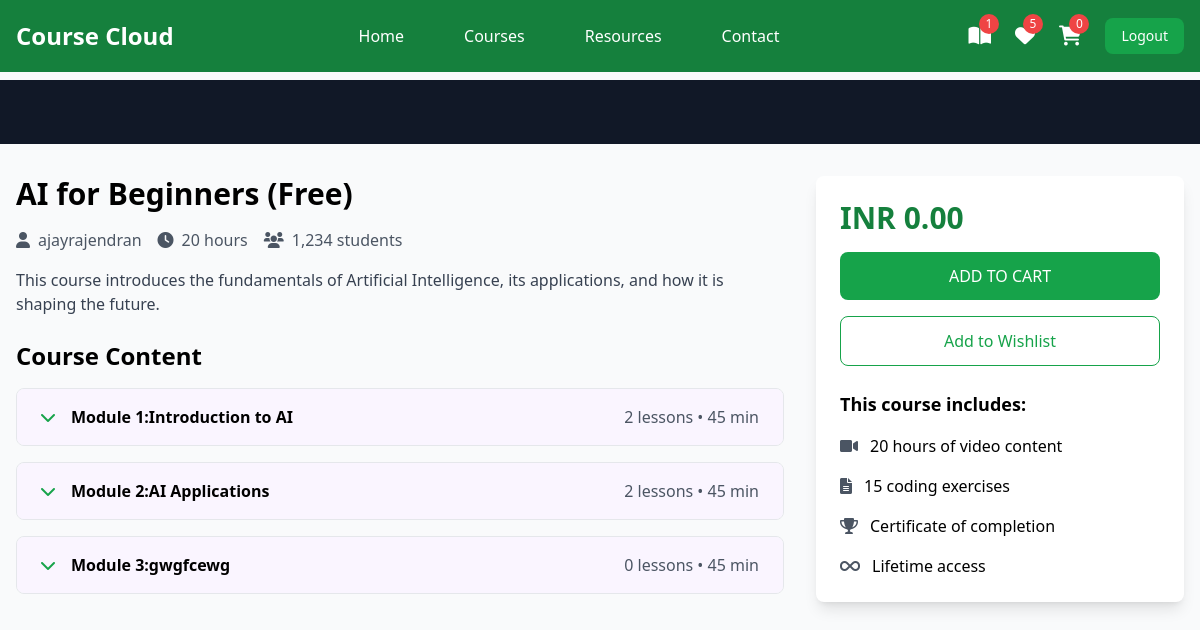
Page /student/courses/5/ (signed in) on the committed database.
### instructor/models.py (models this page shows, shortened)
class User(AbstractUser):
    ROLE_CHOICES =(
        ("instructor","Instructor"),
        ("student","Student")
    )
    role=models.CharField(max_length=20,choices=ROLE_CHOICES,default="student")

class Course(models.Model):
    title=models.CharField(max_length=200)
    description=models.TextField()
    price=models.DecimalField(decimal_places=2,max_digits=7)
    owner=models.ForeignKey(User,on_delete=models.SET_NULL,related_name="courses",null=True)
    is_free=models.BooleanField(default=False)
    picture=models.ImageField(upload_to="courseimages",null=True,blank=True,default="courseimages/default.png")
    thumbnail=EmbedVideoField()
    category_objects=models.ManyToManyField(Category)
    created_at=models.DateTimeField(auto_now_add=True)
    updated_at=models.DateTimeField(auto_now=True)

class Module(models.Model):
    title=models.CharField(max_length=200)
    course_object=models.ForeignKey(Course,on_delete=models.CASCADE,related_name="modules")
    order=models.PositiveIntegerField()

### student/views.py (the view)
# urls.py: path("courses/<int:pk>/",views.CourseDetailView.as_view(),name="course-detail"),
@method_decorator(signin_required,name="dispatch")
class CourseDetailView(View):
    def get (self,request,*args,**kwargs):
        id=kwargs.get("pk")
        course_instanse=Course.objects.get(id=id)
        return render (request,"course_detail.html",{"course":course_instanse})

### student/context_processors.py (called while the page is built)
def course_context(request):
    count=0
    if request.user.is_authenticated:
        orders=request.user.purchase.filter(is_paid=True)
        count=len([c for o in orders for c in o.course_objects.all()])
    return{"count":count}

### student/templates/course_detail.html (shortened to what this page needs)
{%extends 'base.html'%}
{% load embed_video_tags %}
{%block main_block%}
        <div class="bg-gray-900 w-full">
            <div class="max-w-screen-xl mx-auto px-4 py-8">
            </div>
        </div>
        <div class="max-w-screen-xl mx-auto px-4 py-8 grid grid-cols-1 lg:grid-cols-3 gap-8">
            <div class="lg:col-span-2">
                <h1 class="text-3xl font-bold mb-4">{{course.title}}</h1>
                <div class="flex items-center mb-4 text-gray-600">
                    <span class="mr-4"><i class="fas fa-user mr-2"></i>{{course.owner}}</span>
                    <span class="mr-4"><i class="fas fa-clock mr-2"></i>20 hours</span>
                    <span><i class="fas fa-users mr-2"></i>1,234 students</span>
                </div>
                <p class="text-gray-700 mb-6">{{course.description}}</p>
                <div class="space-y-4">
                    <h2 class="text-2xl font-bold mb-4">Course Content</h2>
                    {%for module in course.modules.all%}
                    <div class="border rounded-lg overflow-hidden">
                        <button class="w-full px-6 py-4 bg-purple-50 hover:bg-green-100 flex items-center justify-between" onclick="toggleModule('module{{forloop.counter}}')">
                            <div class="flex items-center">
                                <i class="fas fa-chevron-down mr-4 text-green-600"></i>
                                <span class="font-semibold">Module {{forloop.counter}}:{{module.title}}</span>
                            </div>
                            <span class="text-gray-600">{{module.lessons.all.count}} lessons • 45 min</span>
                        </button>
                    </div>
                    {%endfor%}
                </div>
            </div>
            <div class="lg:col-span-1">
                <div class="bg-white p-6 rounded-lg shadow-lg sticky top-24">
                    <div class="text-3xl font-bold mb-4 text-green-700">INR {{course.price}}</div>
                   <a href="{%url 'add-to-cart' course.id%}">
                        <button class="w-full bg-green-600 text-white py-3 rounded-lg mb-4 hover:bg-green-700 transition duration-300">
                            ADD TO CART
                        </button>
                   </a>
                    <button class="w-full border border-green-600 text-green-600 py-3 rounded-lg mb-6 hover:bg-green-50 transition duration-300">
                        Add to Wishlist
                    </button>
                    <div class="space-y-4">
                        <h3 class="font-bold text-lg">This course includes:</h3>
                        <div class="flex items-center">
                            <i class="fas fa-video mr-3 text-gray-600"></i>
                            <span>20 hours of video content</span>
                        </div>
                        <div class="flex items-center">
                            <i class="fas fa-file-alt mr-3 text-gray-600"></i>
                            <span>15 coding exercises</span>
                        </div>
                        <div class="flex items-center">
                            <i class="fas fa-trophy mr-3 text-gray-600"></i>
                            <span>Certificate of completion</span>
                        </div>
                        <div class="flex items-center">
                            <i class="fas fa-infinity mr-3 text-gray-600"></i>
                            <span>Lifetime access</span>
                        </div>
                    </div>
                </div>
            </div>
        </div>
    </div>
{%endblock%}

### student/templates/base.html (shortened to what this page needs)
<!DOCTYPE html>
<html lang="en">
<head>
    <script src="https://cdn.tailwindcss.com"></script>
    <link href="https://cdnjs.cloudflare.com/ajax/libs/font-awesome/6.0.0/css/all.min.css" rel="stylesheet">
</head>
<body class="bg-gray-50">
    <nav class="bg-green-700 fixed w-full z-20 top-0 left-0">
        <div class="max-w-screen-xl flex flex-wrap items-center justify-between mx-auto p-4">
            <a href="#" class="flex items-center">
                <span class="self-center text-2xl font-semibold text-white">Course Cloud</span>
            </a>
            <div class="items-center justify-between hidden w-full md:flex md:w-auto md:order-1">
                <ul class="flex flex-col p-4 md:p-0 mt-4 font-medium md:flex-row md:space-x-8 md:mt-0">
                    <li><a href="{%url 'index'%}" class="block py-2 pl-3 pr-4 text-white hover:text-purple-200">Home</a></li>
                    <li><a href="{%url 'mycorses'%}" class="block py-2 pl-3 pr-4 text-white hover:text-purple-200">Courses</a></li>
                    <li><a href="#" class="block py-2 pl-3 pr-4 text-white hover:text-purple-200">Resources</a></li>
                    <li><a href="#" class="block py-2 pl-3 pr-4 text-white hover:text-purple-200">Contact</a></li>
                </ul>
            </div>
            <div class="flex items-center space-x-6 md:order-2">
                <div class="relative group">
                    <a href="{%url 'mycorses'%}" class="text-white hover:text-green-200">
                        <i class="fas fa-book-open text-xl"></i>
                        <span class="absolute -top-2 -right-2 bg-red-500 text-white text-xs rounded-full h-5 w-5 flex items-center justify-center">{{count}}</span>
                    </a>
                </div>
                <div class="relative group">
                    <a href="#" class="text-white hover:text-green-200">
                        <i class="fas fa-heart text-xl"></i>
                        <span class="absolute -top-2 -right-2 bg-red-500 text-white text-xs rounded-full h-5 w-5 flex items-center justify-center">5</span>
                    </a>
                </div>
                <div class="relative group">
                    <a href="{%url 'cart-summery'%}" class="text-white hover:text-green-200">
                        <i class="fas fa-shopping-cart text-xl"></i>
                        <span class="absolute -top-2 -right-2 bg-red-500 text-white text-xs rounded-full h-5 w-5 flex items-center justify-center">{{request.user.basket.all.count}}</span>
                    </a>
                </div>
                <a href="{%url 'signout'%}">
                    <button class="text-white bg-green-600 hover:bg-red-800 focus:ring-4 focus:outline-none focus:ring-red-300 font-medium rounded-lg text-sm px-4 py-2 text-center">Logout</button>
                </a>
            </div>
        </div>
    </nav>
  <div class="mt-20">
    {%block main_block%}
    {%endblock%}
</body>
</html>

### rows in the picture
User: user.basket.all.count "0"
Course: title "AI for Beginners (Free)", owner "ajayrajendran", description "This course introduces the fundamentals of Artificial Intelligence, its applications, and how it is shaping the future.", price "0.00"
Module: title "Introduction to AI", lessons.all.count "2"
Module: title "AI Applications", lessons.all.count "2"
Module: title "gwgfcewg", lessons.all.count "0"

### other values in the picture
{{ count }} "1"
